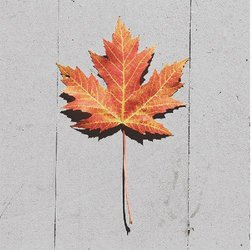
#> input picture img/folha.jpg, 251 x 250 px
$ python rotate_90.py
#> lines starting #> are read from the running program, lines starting #| are printed output that depends on the picture
# Rotate an image 90 °
import cv2
import numpy as np
img_path = '../../img/folha.jpg'
original_image = cv2.imread(img_path,0)
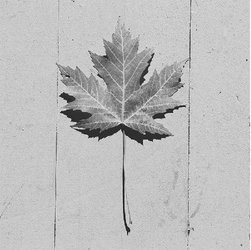
#> original_image: shape (250, 251); min 4, max 255, mean 188.5
rows,cols = original_image.shape
#> rows = 250; cols = 251
matriz = cv2.getRotationMatrix2D((cols/2,rows/2),-90,1)
rotated_image = cv2.warpAffine(original_image,matriz,(cols,rows))
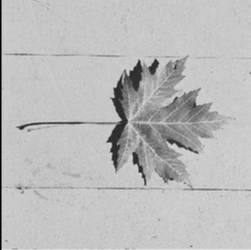
#> rotated_image: shape (250, 251); min 0, max 232, mean 187.4
cv2.imshow('Imagem rotacionada',rotated_image)
cv2.waitKey(0)
cv2.destroyAllWindows()

$ run again, with img/casa.jpg copied over img/folha.jpg
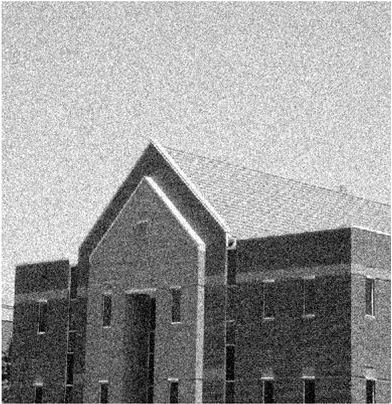
#> input picture img/casa.jpg, 392 x 404 px
#> original_image is the input picture: shape (404, 392); min 0, max 255, mean 152.9
#> `rotated_image = cv2.warpAffine(original_image,matriz,(cols,rows))`:
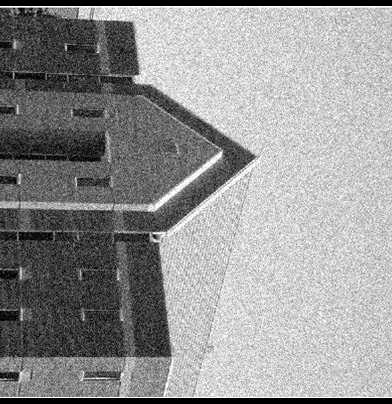
#> rotated_image: shape (404, 392); min 0, max 255, mean 148.3

$ run again, with img/gato.jpg copied over img/folha.jpg
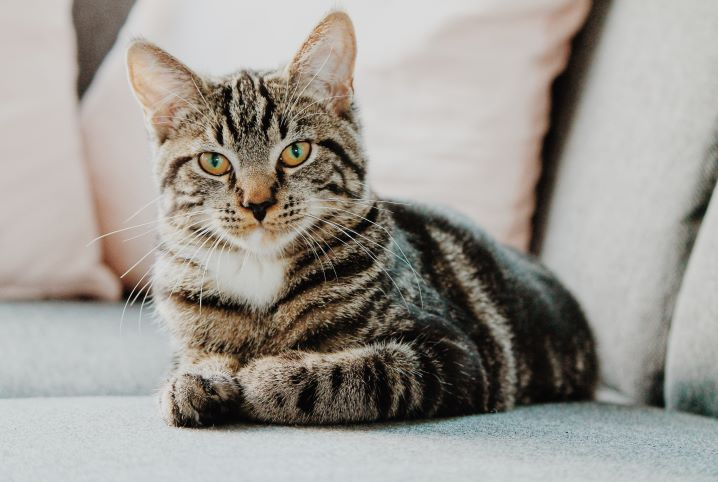
#> input picture img/gato.jpg, 718 x 482 px
#> `original_image = cv2.imread(img_path,0)`:
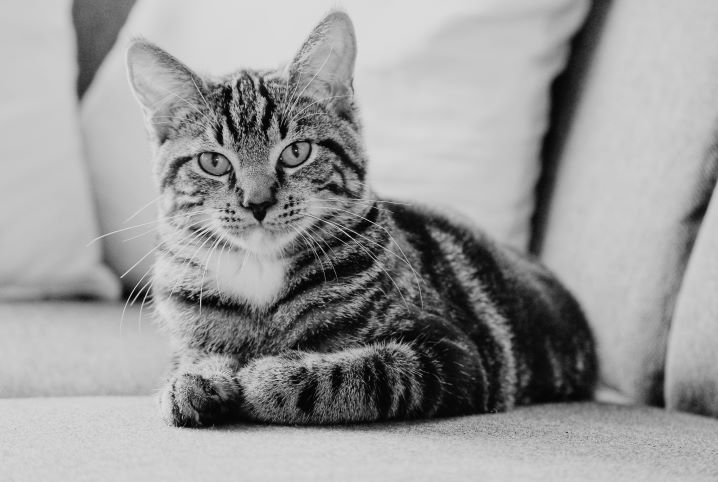
#> original_image: shape (482, 718); min 0, max 238, mean 153.9
#> `rotated_image = cv2.warpAffine(original_image,matriz,(cols,rows))`:
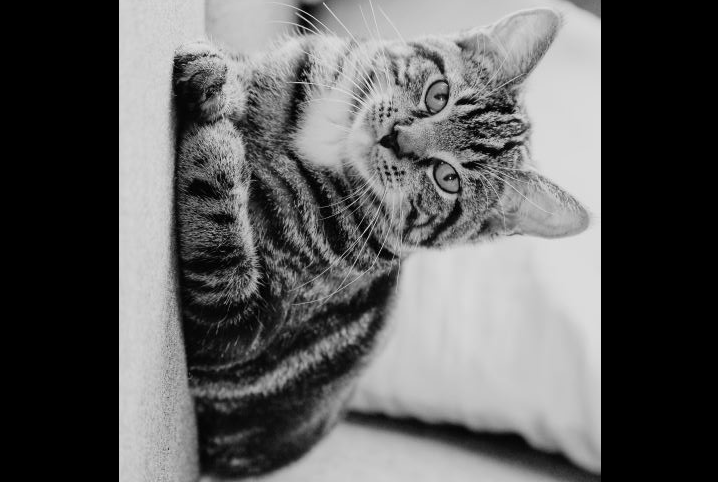
#> rotated_image: shape (482, 718); min 0, max 238, mean 94.4
